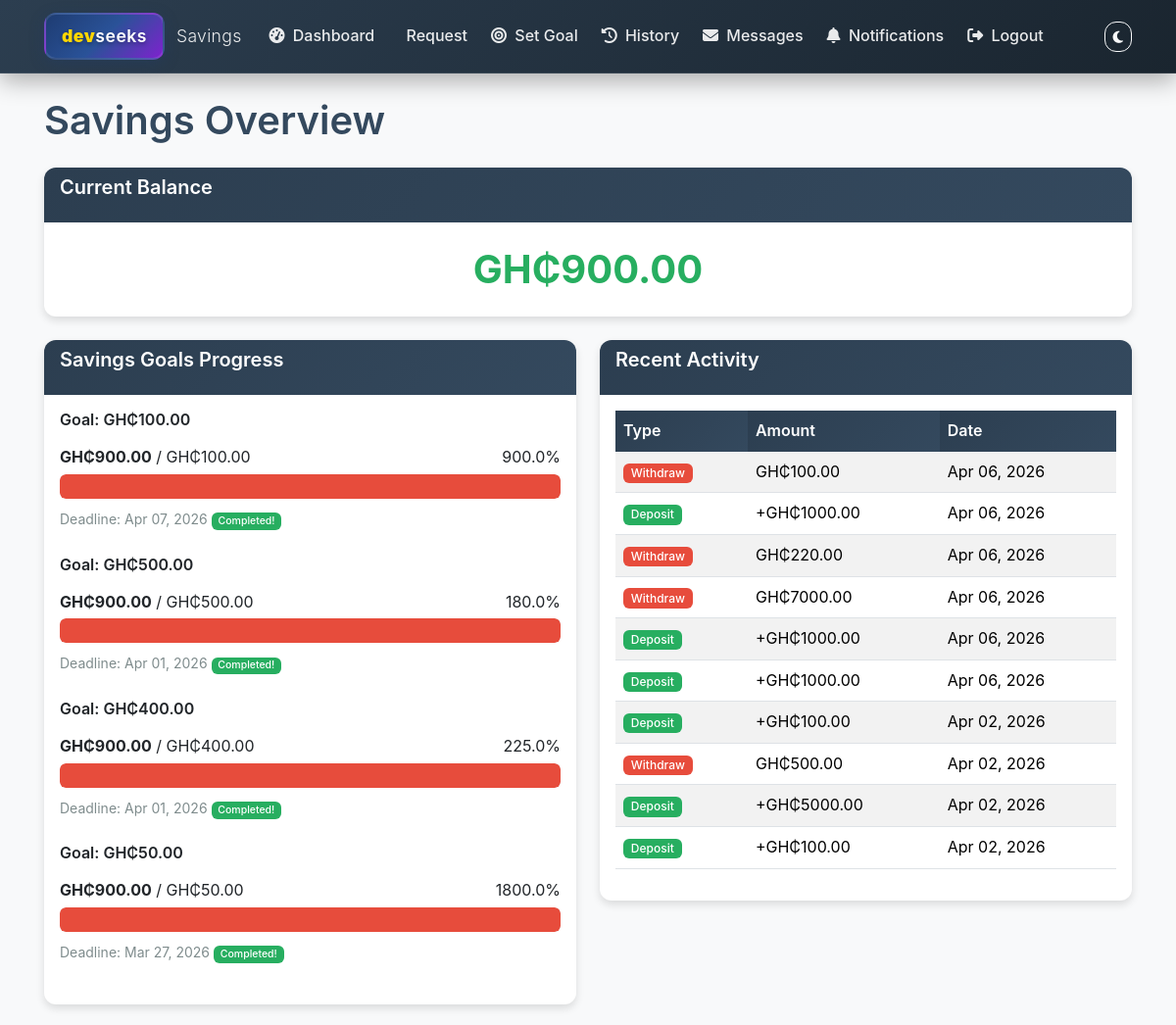
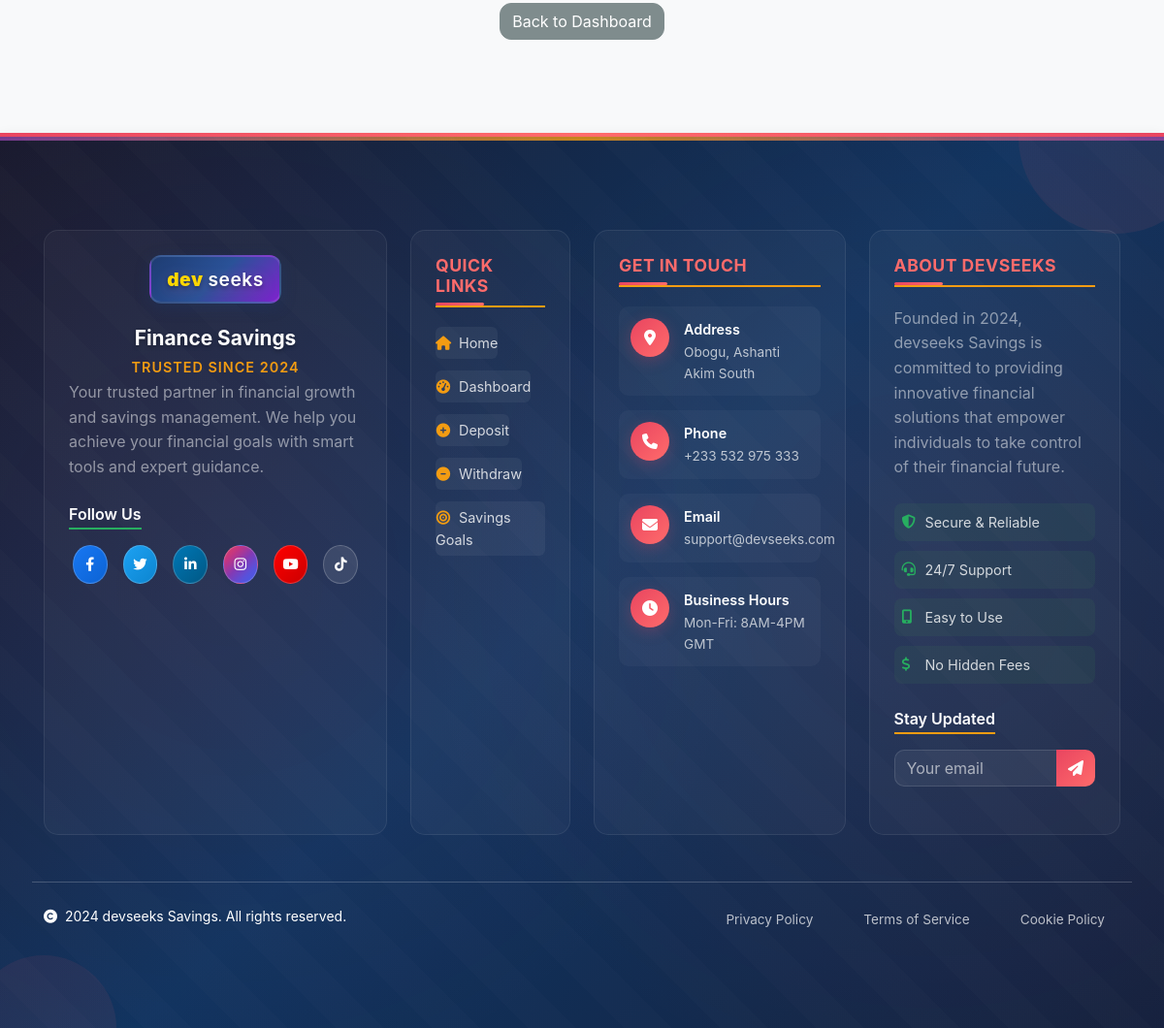
Page /savings/overview/ (signed in) on the committed database (2 pictures, top to bottom).
### accounts/models.py (models this page shows, shortened)
class SavingsGoal(models.Model):
    user = models.ForeignKey(User, on_delete=models.CASCADE)
    goal_amount = models.DecimalField(max_digits=10, decimal_places=2)
    deadline = models.DateField()
    created_at = models.DateTimeField(auto_now_add=True)
    updated_at = models.DateTimeField(auto_now=True)
    is_completed = models.BooleanField(default=False)
    withdrawal_request_created = models.BooleanField(default=False)  # Track if withdrawal request was created
    @property
    def progress_percentage(self):
        current_balance = self.user.userprofile.balance
        return (current_balance / self.goal_amount) * 100 if self.goal_amount > 0 else 0
    class Meta:
        ordering = ['-created_at']

class UserProfile(models.Model):
    GENDER_CHOICES = [
        ('M', 'Male'),
        ('F', 'Female'),
        ('O', 'Other'),
    ]
    user = models.OneToOneField(User, on_delete=models.CASCADE)
    phone_number = models.CharField(
        max_length=20,
        validators=[RegexValidator(regex=r'^\+?1?\d{9,15}$', message="Phone number must be entered in the format: '+999999999'. Up to 15 digits allowed.")],
        blank=True,
        null=True,
        help_text="Enter your phone number with country code"
    )
    date_of_birth = models.DateField(null=True, blank=True, help_text="Format: YYYY-MM-DD")
    gender = models.CharField(max_length=1, choices=GENDER_CHOICES, blank=True)
    address = models.TextField(max_length=500, blank=True, help_text="Street address")
    city_or_town = models.CharField(max_length=100, blank=True, help_text="City or town name")
    id_card_number = models.CharField(
        max_length=50,
        unique=True,
        blank=True,
        null=True,
        help_text="National ID or passport number"
    )
    profile_picture = models.ImageField(
        upload_to='profile_pics/',
        blank=True,
        null=True,
        help_text="Upload your profile picture"
    )
    balance = models.DecimalField(max_digits=10, decimal_places=2, default=0.00)
    created_at = models.DateTimeField(auto_now_add=True)
    updated_at = models.DateTimeField(auto_now=True)

class Transaction(models.Model):
    TRANSACTION_TYPES = [
        ('DEPOSIT', 'Deposit'),
        ('WITHDRAW', 'Withdraw'),
    ]
    user = models.ForeignKey(User, on_delete=models.CASCADE)
    transaction_type = models.CharField(max_length=10, choices=TRANSACTION_TYPES)
    amount = models.DecimalField(max_digits=10, decimal_places=2)
    description = models.CharField(max_length=255, blank=True)
    timestamp = models.DateTimeField(auto_now_add=True)

### savings/views.py (the view)
# urls.py: path('overview/', views.savings_overview, name='savings_overview'),
@login_required
def savings_overview(request):
    goals = SavingsGoal.objects.filter(user=request.user)
    recent_transactions = Transaction.objects.filter(user=request.user).order_by('-timestamp')[:10]
    context = {
        'goals': goals,
        'recent_transactions': recent_transactions,
    }
    return render(request, 'savings/overview.html', context)

### templates/savings/overview.html (shortened to what this page needs)
{% extends 'base.html' %}
{% block content %}
<div class="row">
    <div class="col-md-12">
        <h1 class="mb-4">Savings Overview</h1>
    </div>
</div>
<div class="row mb-4">
    <div class="col-md-12">
        <div class="card">
            <div class="card-header">
                <h5>Current Balance</h5>
            </div>
            <div class="card-body text-center">
                <div class="balance-display">GH₵{{ user.userprofile.balance|floatformat:2 }}</div>
            </div>
        </div>
    </div>
</div>
<div class="row mb-4">
    <div class="col-md-6">
        <div class="card">
            <div class="card-header">
                <h5>Savings Goals Progress</h5>
            </div>
            <div class="card-body">
                {% if goals %}
                    {% for goal in goals %}
                        <div class="mb-4">
                            <h6>Goal: GH₵{{ goal.goal_amount|floatformat:2 }}</h6>
                            <div class="d-flex justify-content-between mb-1">
                                <span><strong>GH₵{{ user.userprofile.balance|floatformat:2 }}</strong> / GH₵{{ goal.goal_amount|floatformat:2 }}</span>
                                <span>{{ goal.progress_percentage|floatformat:1 }}%</span>
                            </div>
                            <div class="progress mb-2">
                                <div class="progress-bar" role="progressbar" style="width: {{ goal.progress_percentage }}%"></div>
                            </div>
                            <small class="text-muted">
                                Deadline: {{ goal.deadline|date:"M d, Y" }}
                                {% if goal.is_completed %}<span class="badge bg-success">Completed!</span>{% endif %}
                            </small>
                        </div>
                    {% endfor %}
                {% else %}
                    <p class="text-muted">No savings goals set. <a href="{% url 'set_savings_goal' %}">Set one now!</a></p>
                {% endif %}
            </div>
        </div>
    </div>
    <div class="col-md-6">
        <div class="card">
            <div class="card-header">
                <h5>Recent Activity</h5>
            </div>
            <div class="card-body">
                {% if recent_transactions %}
                    <div class="table-responsive">
                        <table class="table table-striped">
                            <thead>
                                <tr>
                                    <th>Type</th>
                                    <th>Amount</th>
                                    <th>Date</th>
                                </tr>
                            </thead>
                            <tbody>
                                {% for transaction in recent_transactions %}
                                    <tr>
                                        <td>
                                            <span class="badge bg-{% if transaction.transaction_type == 'DEPOSIT' %}success{% else %}danger{% endif %}">
                                                {{ transaction.get_transaction_type_display }}
                                            </span>
                                        </td>
                                        <td class="{% if transaction.transaction_type == 'DEPOSIT' %}transaction-positive{% else %}transaction-negative{% endif %}">
                                            {% if transaction.transaction_type == 'DEPOSIT' %}+{% endif %}GH₵{{ transaction.amount|floatformat:2 }}
                                        </td>
                                        <td>{{ transaction.timestamp|date:"M d, Y" }}</td>
                                    </tr>
                                {% endfor %}
                            </tbody>
                        </table>
                    </div>
                {% else %}
                    <p class="text-muted">No recent activity.</p>
                {% endif %}
            </div>
        </div>
    </div>
</div>
<div class="row">
    <div class="col-md-12 text-center">
        <a href="{% url 'dashboard' %}" class="btn btn-secondary">Back to Dashboard</a>
    </div>
</div>
{% endblock %}

### static/css/colors.css (style rules this page uses)
:root { --primary-base: #f8f9fa; --primary-light: #ffffff; --primary-muted: #e9ecef; --secondary-dark: #2c3e50; --secondary-medium: #34495e; --secondary-light: #7f8c8d; --accent-primary: #27ae60; --accent-secondary: #f39c12; --accent-tertiary: #8e44ad; --success: #27ae60; --warning: #f39c12; --danger: #e74c3c; --info: #3498db; --gradient-primary: linear-gradient(135deg, var(--secondary-dark), var(--secondary-medium)); --gradient-accent: linear-gradient(135deg, var(--accent-primary), var(--accent-secondary)); --gradient-header: linear-gradient(135deg, var(--secondary-dark), #1a252f); --shadow-sm: 0 2px 4px rgba(0,0,0,0.08); --shadow-md: 0 4px 8px rgba(0,0,0,0.12); --shadow-lg: 0 8px 16px rgba(0,0,0,0.16); --border-radius-sm: 0.375rem; --border-radius-md: 0.5rem; --border-radius-lg: 0.75rem; --spacing-xs: 0.25rem; --spacing-sm: 0.5rem; --spacing-md: 1rem; --spacing-lg: 1.5rem; --spacing-xl: 3rem; --breakpoint-xs: 0; --breakpoint-sm: 576px; --breakpoint-md: 768px; --breakpoint-lg: 992px; --breakpoint-xl: 1200px; --breakpoint-xxl: 1400px; }
body { background-color: var(--primary-base); color: var(--secondary-medium); font-family: -apple-system, BlinkMacSystemFont, 'Segoe UI', Roboto, 'Helvetica Neue', Arial, sans-serif; line-height: 1.6; margin: 0; padding: 0; overflow-x: hidden; }
h1, h2, h3, h4, h5, h6 { font-weight: 600; line-height: 1.2; margin-bottom: 1rem; }
h1 { font-size: 2.5rem; }
h5 { font-size: 1.25rem; }
h6 { font-size: 1rem; }
.card { background-color: var(--primary-light); border: none; border-radius: var(--border-radius-lg); box-shadow: var(--shadow-md); transition: all 0.3s ease; }
.card-header { background: var(--gradient-primary); color: var(--primary-light); border-bottom: none; border-radius: var(--border-radius-lg) var(--border-radius-lg) 0 0 !important; font-weight: 600; }
.btn-secondary { background: var(--secondary-light); border-color: var(--secondary-light); color: var(--primary-light); }
.badge { border-radius: var(--border-radius-sm); font-weight: 500; }
.badge.bg-success { background-color: var(--accent-primary) !important; }
.badge.bg-danger { background-color: var(--danger) !important; }
.table { background-color: var(--primary-light); color: var(--secondary-medium); }
.table thead th { background: var(--gradient-primary); color: var(--primary-light); border-bottom: none; font-weight: 600; }
.progress { background-color: var(--primary-muted); border-radius: var(--border-radius-sm); }
.progress-bar { border-radius: var(--border-radius-sm); }
.progress-bar.bg-danger { background-color: var(--danger) !important; }
.text-muted { color: var(--secondary-light) !important; }
.bg-success { background-color: var(--accent-primary) !important; }
.bg-danger { background-color: var(--danger) !important; }

### static/css/custom.css (style rules this page uses)
.card { position: relative; z-index: 1 !important; }
.card, .btn, .table, .alert, .progress, .balance-display { position: relative; z-index: 1 !important; }
.card { z-index: 1 !important; }
.btn, .table, .alert, .progress, .balance-display { z-index: 1 !important; }
main, .card, .btn, .table, .alert, .progress, .balance-display { z-index: 1 !important; position: relative !important; }
.balance-display { transition: all 0.3s ease; }
.progress-bar { transition: width 0.6s ease; }
.card { transition: transform 0.2s ease, box-shadow 0.2s ease; }
.btn { transition: all 0.2s ease; }
html, body { height: 100%; }
body { text-rendering: optimizeLegibility; -webkit-font-smoothing: antialiased; -moz-osx-font-smoothing: grayscale; }
.btn { border-radius: 12px; }

### static/css/dropdown-fix.css (style rules this page uses)
main, .card, .btn, .table, .alert, .progress, .balance-display, .jumbotron { position: relative; z-index: 1; }

### static/css/modal-fix.css (style rules this page uses)
body { backdrop-filter: none !important; }

### static/css/admin-approval.css (style rules this page uses)
:root { --primary-base: #f8f9fa; --primary-light: #ffffff; --primary-muted: #e9ecef; --secondary-dark: #2c3e50; --secondary-medium: #34495e; --secondary-light: #7f8c8d; --accent-primary: #27ae60; --accent-secondary: #f39c12; --accent-tertiary: #8e44ad; --success: #27ae60; --warning: #f39c12; --danger: #e74c3c; --info: #3498db; }
.text-muted { color: var(--secondary-light) !important; }

### templates/base.html (style rules this page uses)
.balance-display { font-size: 2.5rem; font-weight: bold; color: var(--accent-primary); }
.transaction-positive { color: var(--accent-primary); }
.transaction-negative { color: var(--danger); }
.progress { height: 25px; }

### rows in the picture
SavingsGoal: goal_amount "100.00", progress_percentage "900.0", deadline "Apr 07, 2026", is_completed "Completed!"
SavingsGoal: goal_amount "500.00", progress_percentage "180.0", deadline "Apr 01, 2026", is_completed "Completed!"
SavingsGoal: goal_amount "400.00", progress_percentage "225.0", deadline "Apr 01, 2026", is_completed "Completed!"
SavingsGoal: goal_amount "50.00", progress_percentage "1800.0", deadline "Mar 27, 2026", is_completed "Completed!"

### other values in the picture
{{ user.userprofile.balance|floatformat:2 }} "900.00"
